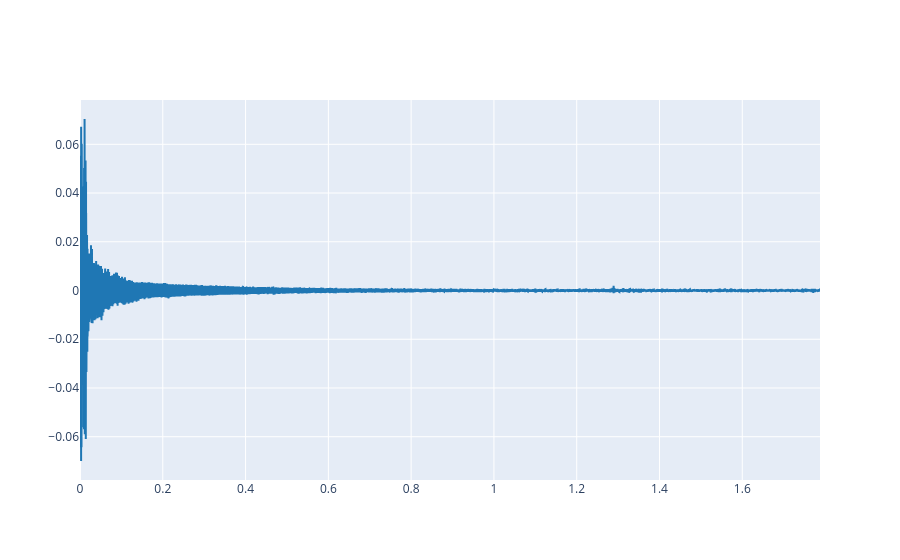

The notebook cell saved with this chart:
### Markdown cell above
3.5 Use the `remove_interference` funcion to clean the corrupted signal,  `x_interf`. Call the output as `x_clean`. Compare the spectrograms of both signals. Explain the result.

### Code cell
# Write your code here
x_clean = remove_interference(ref, fs)
plot_signals(x_clean, fs)

### Figure 1 — Plotly figure (JSON) as saved in the notebook; plotly's stock layout.template omitted (floating-point values rounded to 4 significant figures; data arrays with more than 128 entries replaced by an {"elided": "..."} marker saying what was removed)
{"data": [{"line": {"color": "#1f77b4", "shape": "linear"}, "mode": "lines", "name": "audio signal 0", "type": "scatter", "x": {"elided": "78840 float values"}, "y": {"elided": "78840 float values"}}], "layout": {}}
